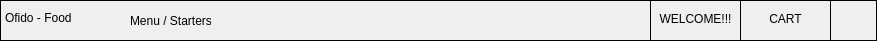
      <widget class="QFrame" name="frame_3">
       <property name="geometry">
        <rect>
         <x>2</x>
         <y>2</y>
         <width>877</width>
         <height>41</height>
        </rect>
       </property>
       <property name="styleSheet">
        <string notr="true">border: 1px solid black;</string>
       </property>
       <property name="frameShape">
        <enum>QFrame::StyledPanel</enum>
       </property>
       <property name="frameShadow">
        <enum>QFrame::Raised</enum>
       </property>
       <widget class="QPushButton" name="pushButton">
        <property name="geometry">
         <rect>
          <x>650</x>
          <y>-8</y>
          <width>91</width>
          <height>51</height>
         </rect>
        </property>
        <property name="styleSheet">
         <string notr="true">background-color: transparent;
padding-bottom: -3;
font: 12pt &quot;Agency FB&quot;;</string>
        </property>
        <property name="text">
         <string>WELCOME!!!</string>
        </property>
       </widget>
       <widget class="QPushButton" name="cartbtn">
        <property name="geometry">
         <rect>
          <x>740</x>
          <y>-8</y>
          <width>91</width>
          <height>51</height>
         </rect>
        </property>
        <property name="styleSheet">
         <string notr="true">background-color: transparent;
padding-bottom: -3;
font: 12pt &quot;Agency FB&quot;;</string>
        </property>
        <property name="text">
         <string>CART</string>
        </property>
       </widget>
       <widget class="QPushButton" name="pushButton_10">
        <property name="geometry">
         <rect>
          <x>830</x>
          <y>0</y>
          <width>51</width>
          <height>41</height>
         </rect>
        </property>
        <property name="styleSheet">
         <string notr="true">background-color: transparent;
padding-bottom: -3;
font: 12pt &quot;Agency FB&quot;;</string>
        </property>
        <property name="text">
         <string/>
        </property>
        <property name="icon">
         <iconset resource="../icons/place.qrc">
          <normaloff>:/Assets/smile-beam.png</normaloff>:/Assets/smile-beam.png</iconset>
        </property>
       </widget>
       <widget class="QLabel" name="label">
        <property name="geometry">
         <rect>
          <x>130</x>
          <y>10</y>
          <width>81</width>
          <height>21</height>
         </rect>
        </property>
        <property name="styleSheet">
         <string notr="true">background-color: transparent;
padding-bottom: -3;
border: 0;
font: 12pt &quot;Agency FB&quot;;</string>
        </property>
        <property name="text">
         <string>Menu / Starters</string>
        </property>
       </widget>
       <widget class="QLabel" name="label_2">
        <property name="geometry">
         <rect>
          <x>5</x>
          <y>7</y>
          <width>111</width>
          <height>21</height>
         </rect>
        </property>
        <property name="styleSheet">
         <string notr="true">background-color: transparent;
padding-bottom: -3;
border: 0;
font: 63 14pt &quot;Nowwhat&quot;;</string>
        </property>
        <property name="text">
         <string>Ofido - Food</string>
        </property>
       </widget>
      </widget>
